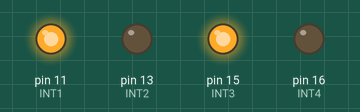
The program below on a simulated Raspberry Pi (header pin numbers). Parts: output pins drawn as LEDs (lit = HIGH). At 0.5 s the program stops and its outputs stay as they are.

Above: at 0.1 s.
At 0.6 s:
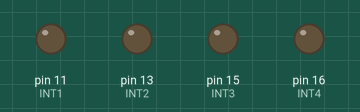
Timing chart, 0 to 2.0 s (numbered marks = the images above):
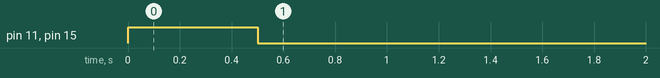

Measured:
- by itself, pin 11 (INT1), pin 15 (INT3): LOW → HIGH at 0.00 s, → LOW 0.50 s later

The program:

car.py
```python
import RPi.GPIO as GPIO
import time

GPIO.setmode(GPIO.BOARD)

INT1 = 11
INT2 = 13
INT3 = 15
INT4 = 16

GPIO.setup(INT1,GPIO.OUT)
GPIO.setup(INT2,GPIO.OUT)
GPIO.setup(INT3,GPIO.OUT)
GPIO.setup(INT4,GPIO.OUT)
#这里参考上一节模块接线的L298N模块的控制图
GPIO.output(INT1,GPIO.HIGH)
GPIO.output(INT2,GPIO.LOW)
GPIO.output(INT3,GPIO.HIGH)
GPIO.output(INT4,GPIO.LOW)
#延时2秒之后执行cleanup释放GPIO接口
time.sleep(0.5)
GPIO.cleanup()
```
